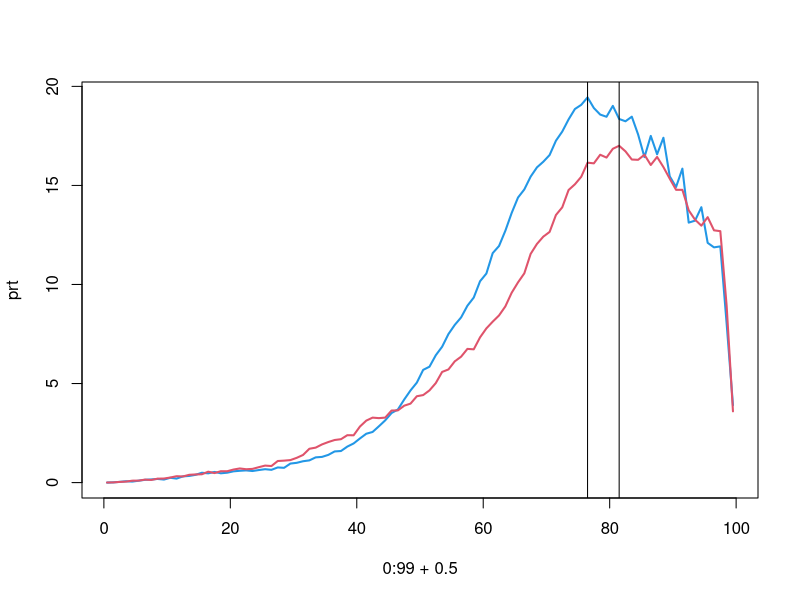
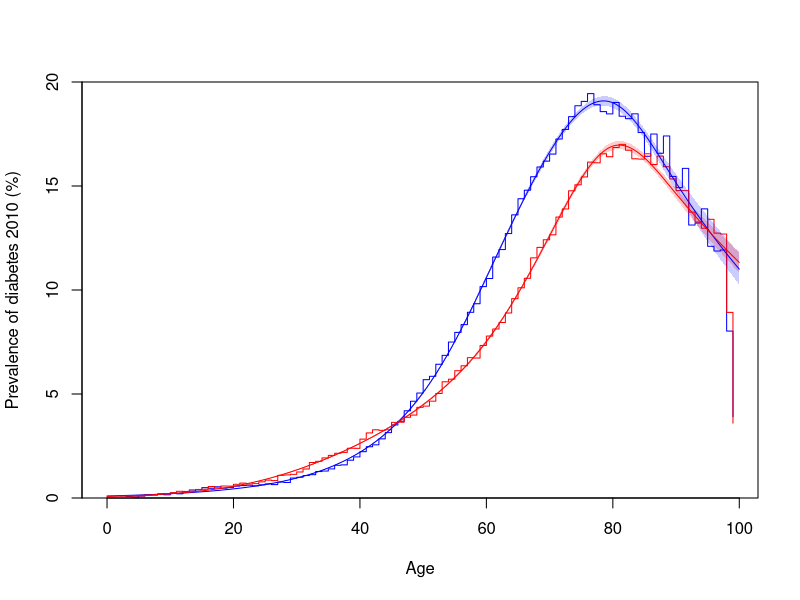

These charts were generated, in order, by the following R code:
## ---- chunk 1
knitr::opts_chunk$set(echo = TRUE)
## ---- chunk 2
library(Epi)
data(births)
stat.table
stat.table(sex, mean(bweight), data=births)
## ---- chunk 3
# prevalence = The prevalence of a disease in a population is the fraction of the population that has the disease at a given date

(16281/5534738) * 100 #empirical prevalence

# theoretical prevalence
#theoretical prevalence is the probability that a randomly chosen person from the
#population has colorectal cancer
library( Epi )
library(magrittr)
N <- 5534738
X <- 16281
mp <- glm( cbind( X, N-X ) ~ 1, family=binomial )
round( ci.pred( mp ) * 100, 4 )

## ---- chunk 4
#Mortality is typically reported as a number of people that have died in a population #of a certain size

##Empirical mortality rate
(2648 / 150000)*1000
#This is a mortality of 17.6 per 1,000 without time correction
(2648 / (150000*2))*1000 # Mortality rate adjusted by two years

## Theoretical mortality rate
# It is the probability of dying in a small interval, relative to the length of the interval

library( Epi )
D <- 2648
Y <- 300000 #The double because 2 years
mm <- glm( D ~ 1, offset=log(Y), family=poisson )
round( ci.pred( mm, newdata=data.frame(Y=1000) ), 3 )

## ---- chunk 5
library(Epi)
data(pr)
subset( pr, sex=="M" & A==60 )
## ---- chunk 6
prt <- stat.table( index = list(A, sex), 
                   contents = ratio(X, N, 100),
                   data = pr )[1,,]
#prevalencia de una enfermedead por sexo
matplot( 0:99+0.5, prt, type="l", lwd=2, col=c(4,2), lty=1 ) %>% abline( v=c(76,81)+0.5)


# Modelso pra predecir la prevalencia de una efermedad
pr$A <- pr$A+0.5
ma <- glm( cbind(X,N-X) ~ Ns( A, knots=c(10,30,50,60,70,80,90) ),
           family = binomial,
           data = subset(pr, sex=="M"))
fa <- glm( cbind(X,N-X) ~ Ns( A, knots=c(10,30,50,60,70,80,90) ),
           family = binomial,
           data = subset(pr, sex=="F"))
fa <- update( ma, data = subset(pr, sex=="F") )

## prediciones de los modelos

matplot( 0:99, prt, yaxs="i", ylim=c(0,20),
xlab="Age", ylab="Prevalence of diabetes 2010 (%)",
type="s", lwd=1, col=c("blue","red"), lty=1 )
nd <- data.frame( A=seq(0,100,0.2) )
pr.m <- ci.pred( ma, nd ) * 100
pr.f <- ci.pred( fa, nd ) * 100
matshade( nd$A, cbind(pr.m,pr.f), col=c("blue","red"), lwd=1, alpha=0.2 )
## ---- chunk 7
#comparar modelos 

m1 <- glm( cbind(X,N-X) ~ Ns( A, knots=c(10, 50, 70, 90) ),
family = binomial, data = subset(pr,sex=="M") )
m2 <- glm( cbind(X,N-X) ~ Ns( A, knots=c(10,30,50,60, 70, 80,90) ),
family = binomial, data = subset(pr,sex=="M") )
m3 <- glm( cbind(X,N-X) ~ Ns( A, knots=c(10,30,50,60,65,70,75,80,90) ),
family = binomial, data = subset(pr,sex=="M") )
anova( m1, m2, m3, test="Chisq" )
